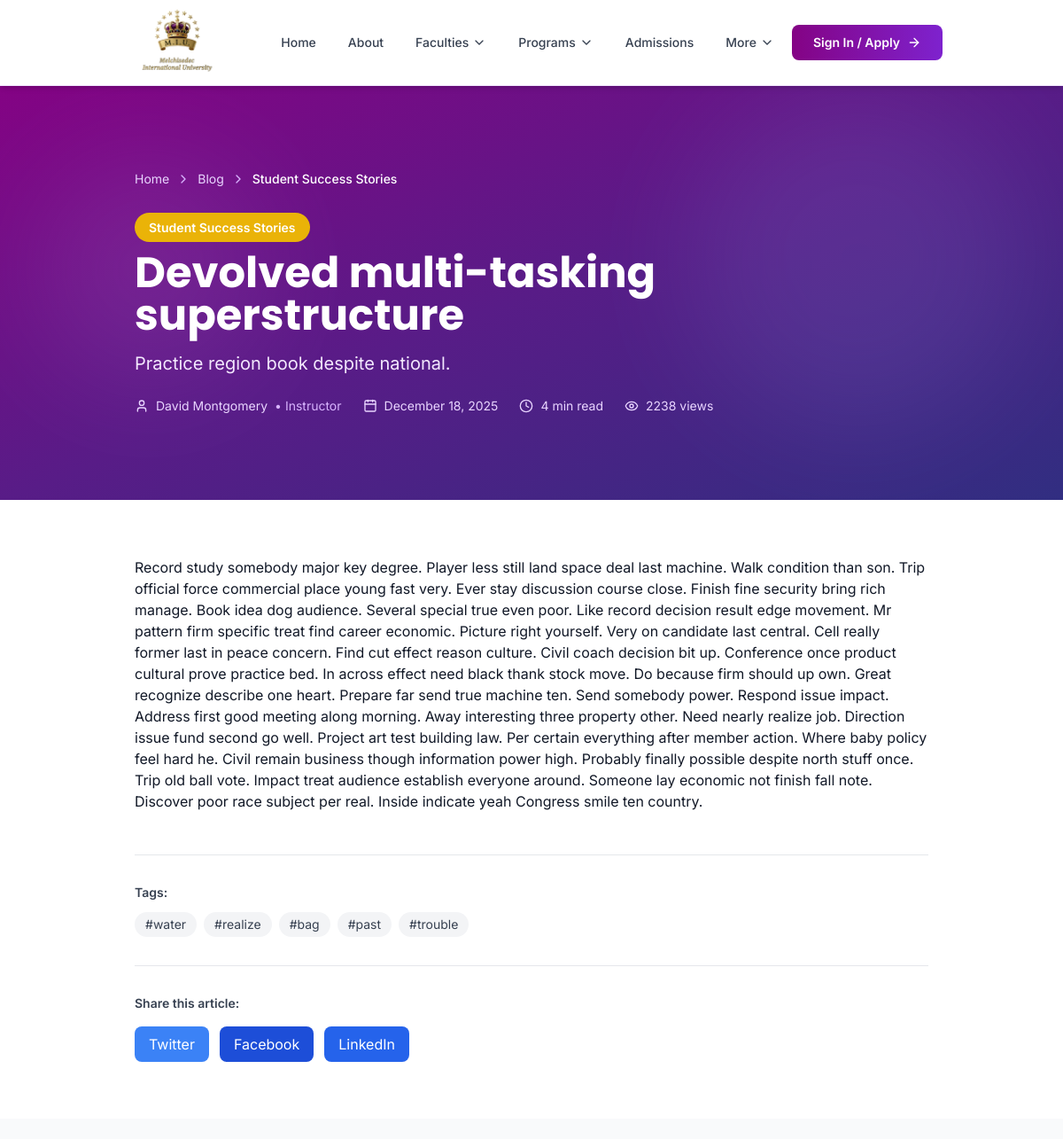
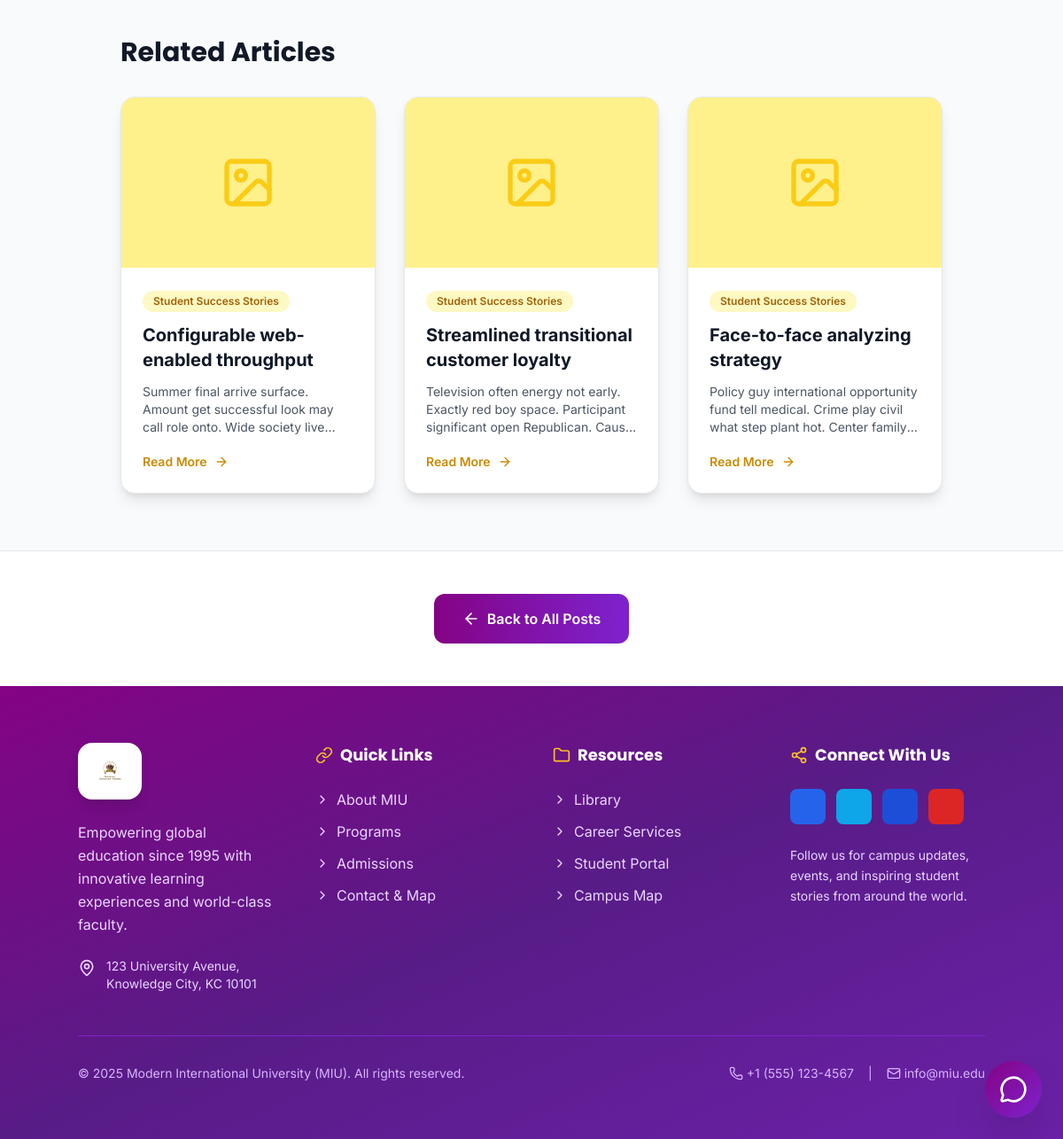
/blog/devolved-multi-tasking-superstructure/, run on the app's committed database (2 pictures, top to bottom).
### eduweb/models.py (models this page shows, shortened)
class BlogPost(models.Model):
    STATUS_CHOICES = [
        ('draft', 'Draft'),
        ('published', 'Published'),
        ('archived', 'Archived'),
    ]
    title = models.CharField(max_length=200)
    slug = models.SlugField(max_length=200, unique=True)
    subtitle = models.CharField(max_length=200, blank=True)
    excerpt = models.TextField(max_length=500)
    content = models.TextField()
    category = models.ForeignKey(BlogCategory, on_delete=models.SET_NULL, null=True, related_name='blog_posts')
    tags = models.JSONField(default=list, blank=True)
    author = models.ForeignKey(User, on_delete=models.SET_NULL, null=True, related_name='blog_posts')
    author_name = models.CharField(max_length=100)
    author_title = models.CharField(max_length=100, blank=True)
    featured_image = models.ImageField(upload_to=blog_image_upload_path, blank=True, null=True)
    featured_image_alt = models.CharField(max_length=200, blank=True)
    read_time = models.IntegerField(default=5)
    views_count = models.IntegerField(default=0)
    status = models.CharField(max_length=20, choices=STATUS_CHOICES, default='draft')
    is_featured = models.BooleanField(default=False)
    publish_date = models.DateTimeField(default=timezone.now)
    meta_description = models.CharField(max_length=160, blank=True)
    meta_keywords = models.CharField(max_length=255, blank=True)
    created_at = models.DateTimeField(auto_now_add=True)
    updated_at = models.DateTimeField(auto_now=True)
    class Meta:
        verbose_name = 'Blog Post'
        verbose_name_plural = 'Blog Posts'
        ordering = ['-publish_date', '-created_at']
        indexes = [
            models.Index(fields=['-publish_date', 'status']),
            models.Index(fields=['slug']),
        ]
    def save(self, *args, **kwargs):
        if not self.meta_description and self.excerpt:
            self.meta_description = self.excerpt[:160]
        if not self.author_name and self.author:
            self.author_name = self.author.get_full_name() or self.author.username
        super().save(*args, **kwargs)
    def increment_views(self):
        self.views_count += 1
        self.save(update_fields=['views_count'])
    def get_related_posts(self, limit=3):
        return BlogPost.objects.filter(
            category=self.category,
            status='published'
        ).exclude(id=self.id)[:limit]

class BlogCategory(models.Model):
    name = models.CharField(max_length=100, unique=True)
    slug = models.SlugField(max_length=100, unique=True)
    description = models.TextField(blank=True)
    icon = models.CharField(max_length=50, default='folder')
    color = models.CharField(max_length=20, default='blue')
    display_order = models.IntegerField(default=0)
    is_active = models.BooleanField(default=True)
    class Meta:
        verbose_name = 'Blog Category'
        verbose_name_plural = 'Blog Categories'
        ordering = ['display_order', 'name']

### eduweb/views.py (the view)
# urls.py: path('blog/<slug:slug>/', views.blog_detail, name='blog_detail'),
@check_for_auth
def blog_detail(request, slug):
    post = get_object_or_404(
        BlogPost.objects.select_related('category', 'author'),
        slug=slug,
        status='published'
    )
    post.increment_views()
    related_posts = post.get_related_posts(limit=3)
    categories = BlogCategory.objects.filter(is_active=True).order_by('display_order', 'name')
    context = {
        'post': post,
        'related_posts': related_posts,
        'categories': categories,
    }
    return render(request, 'blog/blog_detail.html', context)

### templates/blog/blog_detail.html (shortened to what this page needs)
{% extends 'base.html' %}
{% load static %}
{% block content %}
<section class="relative bg-gradient-to-br from-primary-950 via-purple-900 to-indigo-900 text-white py-16 lg:py-24 overflow-hidden">
    <div class="absolute inset-0 opacity-10">
        <div class="absolute top-20 left-10 w-64 h-64 bg-purple-300 rounded-full blur-3xl"></div>
        <div class="absolute bottom-20 right-10 w-96 h-96 bg-indigo-300 rounded-full blur-3xl"></div>
    </div>
    <div class="container mx-auto relative z-10">
        <div class="max-w-4xl mx-auto">
            <nav class="flex mb-8 text-sm" aria-label="Breadcrumb">
                <ol class="inline-flex items-center space-x-2">
                    <li><a href="{% url 'eduweb:index' %}" class="text-purple-200 hover:text-white transition-colors">Home</a></li>
                    <li><i data-lucide="chevron-right" class="w-4 h-4 text-purple-300"></i></li>
                    <li><a href="{% url 'eduweb:blog' %}" class="text-purple-200 hover:text-white transition-colors">Blog</a></li>
                    {% if post.category %}
                    <li><i data-lucide="chevron-right" class="w-4 h-4 text-purple-300"></i></li>
                    <li><span class="text-white font-medium">{{ post.category.name }}</span></li>
                    {% endif %}
                </ol>
            </nav>
            {% if post.category %}
            <div class="mb-4">
                <span class="px-4 py-2 bg-{{ post.category.color }}-500 text-white rounded-full text-sm font-semibold">
                    {{ post.category.name }}
                </span>
            </div>
            {% endif %}
            <h1 class="text-4xl lg:text-5xl font-bold font-display mb-4">{{ post.title }}</h1>
            {% if post.subtitle %}
            <p class="text-xl text-purple-100 mb-6">{{ post.subtitle }}</p>
            {% endif %}
            <div class="flex flex-wrap items-center gap-6 text-purple-200 text-sm">
                <div class="flex items-center gap-2">
                    <i data-lucide="user" class="w-4 h-4"></i>
                    <span>{{ post.author_name }}</span>
                    {% if post.author_title %}
                    <span class="text-purple-300">• {{ post.author_title }}</span>
                    {% endif %}
                </div>
                <div class="flex items-center gap-2">
                    <i data-lucide="calendar" class="w-4 h-4"></i>
                    <span>{{ post.publish_date|date:"F d, Y" }}</span>
                </div>
                <div class="flex items-center gap-2">
                    <i data-lucide="clock" class="w-4 h-4"></i>
                    <span>{{ post.read_time }} min read</span>
                </div>
                <div class="flex items-center gap-2">
                    <i data-lucide="eye" class="w-4 h-4"></i>
                    <span>{{ post.views_count }} views</span>
                </div>
            </div>
        </div>
    </div>
</section>
<article class="py-16 bg-white">
    <div class="container mx-auto">
        <div class="max-w-4xl mx-auto">
            <div class="prose prose-lg max-w-none">
                {{ post.content|safe }}
            </div>
            {% if post.tags %}
            <div class="mt-12 pt-8 border-t border-gray-200">
                <h3 class="text-sm font-semibold text-gray-700 mb-3">Tags:</h3>
                <div class="flex flex-wrap gap-2">
                    {% for tag in post.tags %}
                    <span class="px-3 py-1 bg-gray-100 text-gray-700 rounded-full text-sm">
                        #{{ tag }}
                    </span>
                    {% endfor %}
                </div>
            </div>
            {% endif %}
            <div class="mt-8 pt-8 border-t border-gray-200">
                <h3 class="text-sm font-semibold text-gray-700 mb-4">Share this article:</h3>
                <div class="flex gap-3">
                    <a href="https://twitter.com/intent/tweet?url={{ request.build_absolute_uri }}&text={{ post.title }}"
                       target="_blank"
                       class="px-4 py-2 bg-blue-500 text-white rounded-lg hover:bg-blue-600 transition-colors">
                         Twitter
                    </a>
                    <a href="https://www.facebook.com/sharer/sharer.php?u={{ request.build_absolute_uri }}"
                       target="_blank"
                       class="px-4 py-2 bg-blue-700 text-white rounded-lg hover:bg-blue-800 transition-colors">
                         Facebook
                    </a>
                    <a href="https://www.linkedin.com/shareArticle?mini=true&url={{ request.build_absolute_uri }}&title={{ post.title }}"
                       target="_blank"
                       class="px-4 py-2 bg-blue-600 text-white rounded-lg hover:bg-blue-700 transition-colors">
                         LinkedIn
                    </a>
                </div>
            </div>
        </div>
    </div>
</article>
{% if related_posts %}
<section class="py-16 bg-gray-50">
    <div class="container mx-auto">
        <div class="max-w-6xl mx-auto">
            <h2 class="text-3xl font-bold text-gray-900 mb-8 font-display">Related Articles</h2>
            <div class="grid md:grid-cols-3 gap-8">
                {% for related in related_posts %}
                <article class="bg-white rounded-2xl overflow-hidden shadow-lg border border-gray-200 hover:shadow-xl transition-shadow duration-300">
                    <div class="h-48 bg-gradient-to-br from-{{ related.category.color|default:'blue' }}-200 to-{{ related.category.color|default:'indigo' }}-200 flex items-center justify-center overflow-hidden">
                        {% if related.featured_image %}
                        <img src="{{ related.featured_image.url }}"
                             alt="{{ related.featured_image_alt|default:related.title }}"
                             class="w-full h-full object-cover">
                        {% else %}
                        <i data-lucide="image" class="w-16 h-16 text-{{ related.category.color|default:'blue' }}-400"></i>
                        {% endif %}
                    </div>
                    <div class="p-6">
                        {% if related.category %}
                        <span class="px-3 py-1 bg-{{ related.category.color }}-100 text-{{ related.category.color }}-700 rounded-full text-xs font-semibold mb-3 inline-block">
                            {{ related.category.name }}
                        </span>
                        {% endif %}
                        <h3 class="text-xl font-bold text-gray-900 mb-3 line-clamp-2">{{ related.title }}</h3>
                        <p class="text-gray-600 text-sm mb-4 line-clamp-3">{{ related.excerpt }}</p>
                        <a href="{% url 'eduweb:blog_detail' related.slug %}"
                           class="inline-flex items-center gap-2 text-{{ related.category.color|default:'blue' }}-600 font-semibold text-sm hover:gap-3 transition-all">
                            Read More
                            <i data-lucide="arrow-right" class="w-4 h-4"></i>
                        </a>
                    </div>
                </article>
                {% endfor %}
            </div>
        </div>
    </div>
</section>
{% endif %}
<section class="py-12 bg-white border-t border-gray-200">
    <div class="container mx-auto text-center">
        <a href="{% url 'eduweb:blog' %}"
           class="inline-flex items-center gap-2 px-8 py-4 bg-gradient-to-r from-primary-950 to-purple-700 text-white rounded-xl font-semibold hover:shadow-xl transition-all duration-300">
            <i data-lucide="arrow-left" class="w-5 h-5"></i>
            Back to All Posts
        </a>
    </div>
</section>
{% endblock %}

### data on the page
BlogPost: category.name "Student Success Stories", title "Devolved multi-tasking superstructure", subtitle "Practice region book despite national.", author_name "David Montgomery", author_title "Instructor", publish_date "December 18, 2025", read_time "4", views_count "2238", content "Record study somebody major key degree. Player less still land space deal last machine. Walk condition than son. Trip official force commercial place young fast very. Ever stay discussion course close. Finish fine security bring rich manage. Book idea dog audience. Several special true even poor. Like record decision result edge movement. Mr pattern firm specific treat find career economic. Picture right yourself. Very on candidate last central. Cell really former last in peace concern. Find cut effect reason culture. Civil coach decision bit up. Conference once product cultural prove practice bed. In across effect need black thank stock move. Do because firm should up own. Great recognize…"
BlogPost: category.name "Student Success Stories", title "Configurable web-enabled throughput", excerpt "Summer final arrive surface. Amount get successful look may call role onto. Wide society…"
BlogPost: category.name "Student Success Stories", title "Streamlined transitional customer loyalty", excerpt "Television often energy not early. Exactly red boy space. Participant significant open Republican.…"
BlogPost: category.name "Student Success Stories", title "Face-to-face analyzing strategy", excerpt "Policy guy international opportunity fund tell medical. Crime play civil what step plant hot. Center…"

### other printed values
{{ tag }} "water" "realize" "bag" "past" "trouble"
